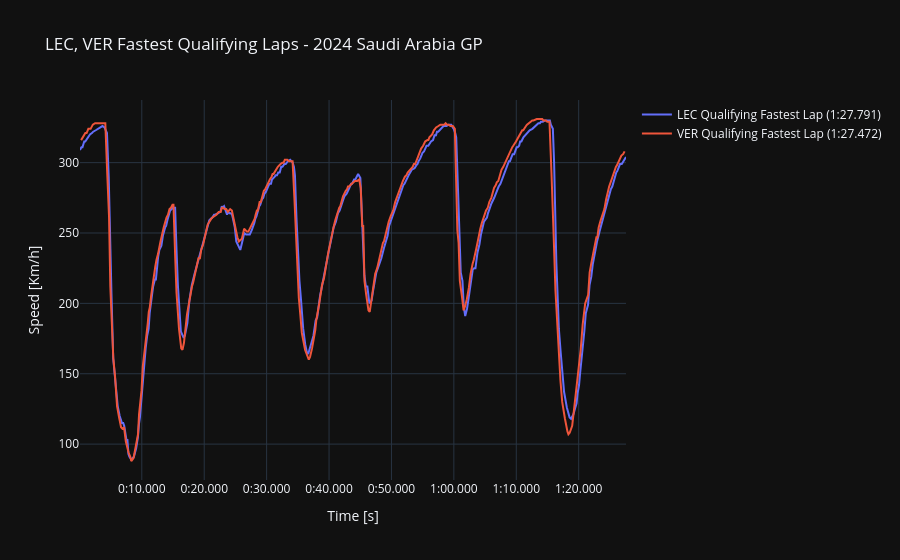
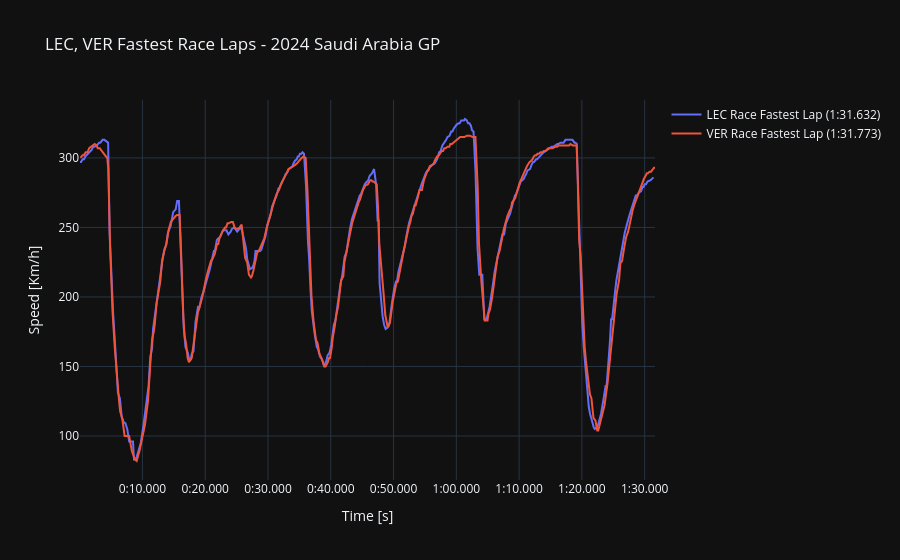

Notebook cell for these charts, in order:
### Code cell
import matplotlib.pyplot as plt
import fastf1
from fastf1 import get_session, plotting
import numpy as np
import plotly.graph_objects as go

# Setup Fast F1 with your specified cache path
cache_path = "C:\\Users\\moses_y\\OneDrive\\Desktop\\ML Projects\\F1 Trial"
fastf1.Cache.enable_cache(cache_path)
plotting.setup_mpl()

def format_timedelta(seconds):
    # Given total seconds, returns formatted string mm:ss.sss
    minutes = int(seconds // 60)
    seconds = seconds % 60
    return f"{minutes}:{seconds:06.3f}"

def create_matplotlib_figures(year, grand_prix, quali_session, race_session, drivers):
    # Initialize max time variables
    max_quali_time, max_race_time = 0, 0

    # Determine max time in Qualifying and Race sessions to set x-axis limits uniformly
    for driver in drivers:
        fastest_quali_lap = quali_session.laps.pick_driver(driver).pick_fastest()
        if fastest_quali_lap is not None and not fastest_quali_lap.empty:
            quali_car_data = fastest_quali_lap.get_car_data()
            max_quali_time = max(max_quali_time, max(quali_car_data['Time'].dt.total_seconds()))

        fastest_race_lap = race_session.laps.pick_driver(driver).pick_fastest()
        if fastest_race_lap is not None and not fastest_race_lap.empty:
            race_car_data = fastest_race_lap.get_car_data()
            max_race_time = max(max_race_time, max(race_car_data['Time'].dt.total_seconds()))

    # Define consistent x-axis tick values and labels based on the longer of the two max times
    max_time = max(max_quali_time, max_race_time)
    tick_vals = np.arange(0, int(max_time) + 10, 10)
    tick_labels = [format_timedelta(val) for val in tick_vals]

    # Plotting logic for Matplotlib; Qualifying and Race sessions
    #fig, (ax1, ax2) = plt.subplots(2, 1, figsize=(15, 10), sharex=True)
    fig, (ax1, ax2) = plt.subplots(2, 1, figsize=(15, 15), sharex=True)
    # Plot Qualifying
    for driver in drivers:
        fastest_quali_lap = quali_session.laps.pick_driver(driver).pick_fastest()
        if fastest_quali_lap is not None and not fastest_quali_lap.empty:
            quali_car_data = fastest_quali_lap.get_car_data()
            times = quali_car_data['Time'].dt.total_seconds()
            speeds = quali_car_data['Speed']
            lap_time_str = format_timedelta(fastest_quali_lap['LapTime'].total_seconds())
            ax1.plot(times, speeds, label=f'{driver} Fastest {fastest_quali_lap} Lap ({lap_time_str})')

    ax1.set_title(f'{", ".join(driver)} Fastest {fastest_race_lap} Lap Speed Comparison - {year} {grand_prix} GP')
    ax1.set_xlabel('Time [s]')
    #ax1.set_xticks(tick_vals)
    #ax1.set_xticklabels(tick_labels, rotation=45)
    ax1.set_ylabel('Speed [km/h]')
    ax1.legend(loc='upper center', bbox_to_anchor=(0.5, -0.05))

    # Plot Race
    for driver in drivers:
        fastest_race_lap = race_session.laps.pick_driver(driver).pick_fastest()
        if fastest_race_lap is not None and not fastest_race_lap.empty:
            race_car_data = fastest_race_lap.get_car_data()
            times = race_car_data['Time'].dt.total_seconds()
            speeds = race_car_data['Speed']
            lap_time_str = format_timedelta(fastest_race_lap['LapTime'].total_seconds())
            ax2.plot(times, speeds, label=f'{driver} Fastest {fastest_race_lap} ')
                
    ax2.set_title(f'{", ".join(driver)} Fastest {fastest_race_lap} Lap Speed Comparison - {year} {grand_prix} GP')
    ax2.set_xlabel('Time [s]')
    #ax2.set_xticks(tick_vals)
    #ax2.set_xticklabels(tick_labels, rotation=45)
    ax2.set_ylabel('Speed [km/h]')
    ax2.legend(loc='upper center', bbox_to_anchor=(0.5, -0.05))

    #plt.tight_layout()
    fig.subplots_adjust(hspace=0.4, wspace=0.4)
    plt.show()

def create_plotly_figures(year, grand_prix, session, session_name, drivers):
    fig = go.Figure()
    max_time = 0

    for driver in drivers:
        fastest_lap = session.laps.pick_driver(driver).pick_fastest()
        if fastest_lap is not None and not fastest_lap.empty:
            car_data = fastest_lap.get_car_data()
            times = [t.total_seconds() for t in car_data['Time']]
            max_time = max(max_time, max(times))
            speeds = car_data['Speed']
            lap_time = format_timedelta(fastest_lap['LapTime'].total_seconds())
            fig.add_trace(go.Scatter(x=times, y=speeds, mode='lines', name=f'{driver} {session_name} Fastest Lap ({lap_time})'))
    
    tickvals = [i for i in range(0, int(max_time) + 10, 10)]
    ticktext = [format_timedelta(i) for i in tickvals]

    fig.update_layout(
        title=f'{", ".join(drivers)} Fastest {session_name} Laps - {year} {grand_prix} GP',
        xaxis=dict(title='Time [s]', tickmode='array', tickvals=tickvals, ticktext=ticktext),
        yaxis=dict(title='Speed [Km/h]'),
        template='plotly_dark'
    )

    fig.show()

def plot_fastest_laps(year, grand_prix, session_quali, session_race, drivers, use_plotly=True):
    quali_session = get_session(year, grand_prix, session_quali)
    quali_session.load()
    race_session = get_session(year, grand_prix, session_race)
    race_session.load()

    if use_plotly:
        create_plotly_figures(year, grand_prix, quali_session, "Qualifying", drivers)
        create_plotly_figures(year, grand_prix, race_session, "Race", drivers)
    else:
        create_matplotlib_figures(year, grand_prix, quali_session, race_session, drivers)
        plt.show()

# Example usage for Plotly
plot_fastest_laps(2024, 'Saudi Arabia', 'Q', 'R', ['LEC', 'VER'], use_plotly=True)

# Example usage for Matplotlib
plot_fastest_laps(2024, 'Saudi Arabia', 'Q', 'R', ['LEC', 'VER'], use_plotly=False)

### Figure 1 — Plotly figure (JSON) as saved in the notebook; plotly's stock layout.template omitted (floating-point values rounded to 4 significant figures; data arrays with more than 128 entries replaced by an {"elided": "..."} marker saying what was removed)
{"data": [{"mode": "lines", "name": "LEC Qualifying Fastest Lap (1:27.791)", "type": "scatter", "x": {"elided": "333 float values"}, "y": {"elided": "333 int values"}}, {"mode": "lines", "name": "VER Qualifying Fastest Lap (1:27.472)", "type": "scatter", "x": {"elided": "342 float values"}, "y": {"elided": "342 int values"}}], "layout": {"title": {"text": "LEC, VER Fastest Qualifying Laps - 2024 Saudi Arabia GP"}, "xaxis": {"tickmode": "array", "ticktext": ["0:00.000", "0:10.000", "0:20.000", "0:30.000", "0:40.000", "0:50.000", "1:00.000", "1:10.000", "1:20.000", "1:30.000"], "tickvals": [0, 10, 20, 30, 40, 50, 60, 70, 80, 90], "title": {"text": "Time [s]"}}, "yaxis": {"title": {"text": "Speed [Km/h]"}}}}

### Figure 2 — Plotly figure (JSON) as saved in the notebook; plotly's stock layout.template omitted (floating-point values rounded to 4 significant figures; data arrays with more than 128 entries replaced by an {"elided": "..."} marker saying what was removed)
{"data": [{"mode": "lines", "name": "LEC Race Fastest Lap (1:31.632)", "type": "scatter", "x": {"elided": "355 float values"}, "y": {"elided": "355 int values"}}, {"mode": "lines", "name": "VER Race Fastest Lap (1:31.773)", "type": "scatter", "x": {"elided": "357 float values"}, "y": {"elided": "357 int values"}}], "layout": {"title": {"text": "LEC, VER Fastest Race Laps - 2024 Saudi Arabia GP"}, "xaxis": {"tickmode": "array", "ticktext": ["0:00.000", "0:10.000", "0:20.000", "0:30.000", "0:40.000", "0:50.000", "1:00.000", "1:10.000", "1:20.000", "1:30.000", "1:40.000"], "tickvals": [0, 10, 20, 30, 40, 50, 60, 70, 80, 90, 100], "title": {"text": "Time [s]"}}, "yaxis": {"title": {"text": "Speed [Km/h]"}}}}
